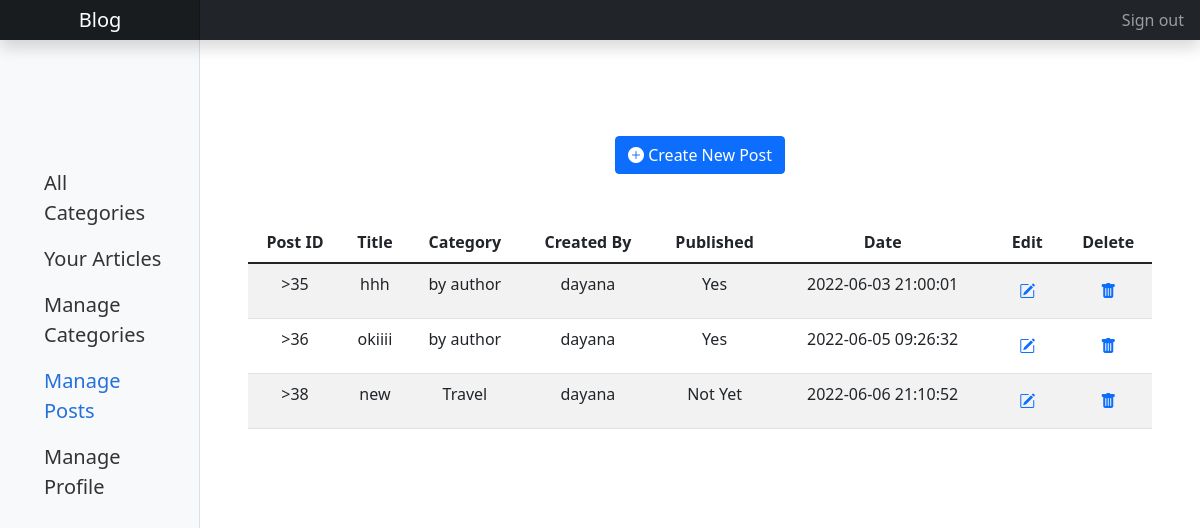
Screenshot of /?url=/pages/ManagePosts (signed in) with the database file from the repository.
### tables this page shows
CREATE TABLE `category` (
  `categoryID` int(11) NOT NULL,
  `userID` int(11) NOT NULL,
  `name` varchar(255) NOT NULL
);

CREATE TABLE `posts` (
  `postID` int(11) NOT NULL,
  `userID` int(11) NOT NULL,
  `title` varchar(255) NOT NULL,
  `image` varchar(255) NOT NULL,
  `body` text NOT NULL,
  `published` tinyint(1) NOT NULL,
  `createdAt` timestamp NOT NULL DEFAULT CURRENT_TIMESTAMP ON UPDATE CURRENT_TIMESTAMP
);

CREATE TABLE `users` (
  `userID` int(11) NOT NULL,
  `username` varchar(255) NOT NULL,
  `email` varchar(255) NOT NULL,
  `type` varchar(255) NOT NULL,
  `password` varchar(255) NOT NULL
);

### controllers/Pages.php (called while the page is built, shortened)
<?php
class Pages extends Controller {
    public function ManagePosts() {
        $this->view('ManagePosts');
    }
}

### utility/core.php (called while the page is built, shortened)
<?php
  class Core {
    protected $currentMethod = 'index';
    public function __construct(){
      $url = $this->getUrl();
      if(file_exists('controllers/' . ucwords($url[0]). '.php')){
        unset($url[0]);
      }
      $this->currentController = new $this->currentController;
      if(isset($url[1])){
        if(method_exists($this->currentController, $url[1])){
          $this->currentMethod = $url[1];
          unset($url[1]);
        }
      }
      $this->params = $url ? array_values($url) : [];
      call_user_func_array([$this->currentController, $this->currentMethod], $this->params);
    }
    public function getUrl(){
      if(isset($_GET['url'])){
        $url = rtrim($_GET['url'], '/');
        $url = filter_var($url, FILTER_SANITIZE_URL);
        $url = array_values(array_filter(explode('/', $url), function ($str) {
          return !empty($str);
        }));
        return $url;
      }
    }
  }

### require.php (called while the page is built, shortened)
<?php
require_once './utility/core.php';
require_once('./controllers/get.php');
$init = new Core();

### index.php (called while the page is built)
<?php
    require_once 'require.php';

### controllers/get.php (called while the page is built, shortened)
<?php
function getPostByYou($userID)
{
    $database = new Database();
    $db = $database->getConnection();
    $sql = "SELECT users.username, posts.title, posts.postID, posts.body, posts.createdAt, posts.published, posts.image FROM users INNER JOIN posts ON users.userID=posts.userID WHERE posts.userID=$userID";
    $result = $db->query($sql);
    while ($row = $result->fetchAll(PDO::FETCH_ASSOC)) {
        return $row;
    }
}
function getPostCategory($postID){
    $database = new Database();
    $db = $database->getConnection();
    $sql="SELECT category.name, category.categoryID From postcategory INNER JOIN category ON category.categoryID=postcategory.categoryID WHERE postcategory.postID=$postID";
    $result = $db->query($sql);
    while ($row = $result->fetchAll(PDO::FETCH_ASSOC)) {
        return $row;
    }
}

### views/ManagePosts.php (the view, shortened to what this page needs)
<!DOCTYPE html>
<html lang="en">
<head>
    <link rel="stylesheet" href="https://cdn.jsdelivr.net/npm/bootstrap-icons@1.8.1/font/bootstrap-icons.css">
    <link href="http://localhost:8012/blog/css/main.min.css?ts=<?= time() ?>" rel="stylesheet">
</head>
<body>
    <header class="navbar navbar-dark sticky-top bg-dark flex-md-nowrap p-0 shadow">
        <a class="navbar-brand col-12 col-md-3 col-lg-2 me-0 px-3 text-center" href="http://localhost:8012/blog">Blog</a>
        <div class="navbar-nav">
            <div class="nav-item text-nowrap">
                <?php if (isset($_SESSION['user']['type'])) { ?> <a class="nav-link px-3" href="http://localhost:8012/blog/?url=/users/logout">Sign out</a> <?php } else { ?>
                    <a class="nav-link px-3" href="http://localhost:8012/blog/?url=/users/logout">Sign in</a> <?php } ?>
            </div>
        </div>
    </header>
    <div class="container-fluid">
        <div class="row">
            <nav id="sidebarMenu" class="col-md-3 col-lg-2 d-md-block bg-light sidebar collapse">
                <div class="position-sticky pt-3">
                    <ul class="nav flex-column fs-5 pt-lg-5 my-5 ps-lg-3">
                        <li class="nav-item">
                            <a class="nav-link" href="http://localhost:8012/blog/?url=/pages/categories">
                                All Categories
                            </a>
                        </li>
                        <?php if (isset($_SESSION['user']['type'])) { ?>
                            <li class="nav-item">
                                <a class="nav-link" href="http://localhost:8012/blog/?url=/pages/yourArticles">
                                    Your Articles
                                </a>
                            </li>
                            <li class="nav-item">
                                <a class="nav-link" href="http://localhost:8012/blog/?url=/pages/ManageCategories">
                                    Manage Categories
                                </a>
                            </li>
                            <li class="nav-item">
                                <a class="nav-link active" aria-current="page" href="http://localhost:8012/blog/?url=/pages/ManagePosts">
                                    Manage Posts
                                </a>
                            </li>
                            <li class="nav-item">
                                <a class="nav-link" href="#">
                                    Manage Profile
                                </a>
                            </li>
                        <?php } ?>
                    </ul>
                </div>
            </nav>
            <main class="col-md-9 ms-sm-auto col-lg-10 px-md-4">
                <?php if (isset($_SESSION['user']['type'])) { ?>
                    <section class="my-5">
                        <div class="container my-5 text-center">
                            <?php
                            require_once('./controllers/get.php');
                            $posts = getAllPost();
                            if (isset($_SESSION['user']['type'])) {
                                $users = getPostByYou($_SESSION['user']['userID']);
                            }
                            ?>
                            <a href="http://localhost:8012/blog/?url=/pages/createPost" class="bi bi-plus-circle-fill btn btn-primary my-5 ">
                                Create New Post
                            </a>
                            <?php if ($_SESSION['user']['type'] == 'Admin') {
                            ?>
                                <div class="overflow-auto text-nowrap table-wrapper-scroll-y my-custom-scrollbar">
                                    <table class="table table-striped">
                                        <thead>
                                            <tr>
                                                <th scope="col">Post ID</th>
                                                <th scope="col">Title</th>
                                                <th scope="col">Category</th>
                                                <th scope="col">Created By</th>
                                                <th scope="col">Published</th>
                                                <th scope="col">Date</th>
                                                <th scope="col">Edit</th>
                                                <th scope="col">Delete</th>
                                            </tr>
                                        </thead>
                                        <tbody>
                                            <?php foreach ($posts as $post) :
                                                $postcategories = getPostCategory($post['postID']);
                                                foreach ($postcategories as $postcategory) :
                                            ?>
                                                    <tr>
                                                        <td>><?php echo $post['postID'] ?></td>
                                                        <td><?php echo $post['title'] ?></td>
                                                        <td><?php echo $postcategory['name'] ?></td>
                                                    <?php endforeach; ?>
                                                    <td><?php echo $post['username'] ?></td>
                                                    <?php
                                                    if ($post['published'] == '0') {
                                                        $published = 'Not Yet';
                                                    } else {
                                                        $published = 'Yes';
                                                    }
                                                    ?>
                                                    <td><?php echo $published ?></td>
                                                    <td><?php echo $post['createdAt'] ?></td>
                                                    <form action="POST" id="edit<?php echo $post['postID'] ?>" onsubmit="return edit(<?php echo $post['postID'] ?>);">
                                                        <input type="hidden" name="postID" value="<?php echo $post['postID']; ?>">
                                                        <td><button type="submit" class="btn btn-link"><i class="bi bi-pencil-square"></i></button></td>
                                                    </form>
                                </div>
                                <form id="deleteRow<?php echo $post['postID'] ?>" method="POST" onsubmit="return deletePost(<?php echo $post['postID'] ?>);">
                                    <input type="hidden" id="postID" name="postID" value="<?php echo $post['postID'] ?>">
                                    <td><button type="submit" name="submit" class="btn btn-link"><i class="bi bi-trash-fill"></i></button></td>
                                </form>
                                </tr>
                            <?php endforeach; ?>
                            </tbody>
                            </table>
                        </div>
                    <?php } else {
                                $userID = $_SESSION['user']['userID'];
                                $posts = getPostByYou($userID);
                    ?>
                        <div class="overflow-auto text-nowrap table-wrapper-scroll-y my-custom-scrollbar">
                            <table class="table table-striped">
                                <thead>
                                    <tr>
                                        <th scope="col">Post ID</th>
                                        <th scope="col">Title</th>
                                        <th scope="col">Category</th>
                                        <th scope="col">Created By</th>
                                        <th scope="col">Published</th>
                                        <th scope="col">Date</th>
                                        <th scope="col">Edit</th>
                                        <th scope="col">Delete</th>
                                    </tr>
                                </thead>
                                <tbody>
                                    <?php
                                    if (sizeof($posts) > 0) {
                                        foreach ($posts as $post) :
                                            $postcategories = getPostCategory($post['postID']);
                                            foreach ($postcategories as $postcategory) :
                                    ?>
                                                <tr>
                                                    <td>><?php echo $post['postID'] ?></td>
                                                    <td><?php echo $post['title'] ?></td>
                                                    <td><?php echo $postcategory['name'] ?></td>
                                                <?php endforeach; ?>
                                                <td><?php echo $post['username'] ?></td>
                                                <?php
                                                if ($post['published'] == '0') {
                                                    $published = 'Not Yet';
                                                } else {
                                                    $published = 'Yes';
                                                }
                                                ?>
                                                <td><?php echo $published ?></td>
                                                <td><?php echo $post['createdAt'] ?></td>
                                                <form action="POST" id="edit<?php echo $post['postID'] ?>" onsubmit="return edit(<?php echo $post['postID'] ?>);">
                                                    <td><button type="submit" class="btn btn-link"><i class="bi bi-pencil-square"></i></button></td>
                                                </form>
                                                <form id="deleteRow<?php echo $post['postID'] ?>" method="POST" onsubmit="return deletePost(<?php echo $post['postID'] ?>);">
                                                    <td><button type="submit" name="submit" class="btn btn-link"><i class="bi bi-trash-fill"></i></button></td>
                                                </form>
                                                </tr>
                                            <?php endforeach; ?>
                                </tbody>
                            </table>
                        <?php } else { ?>
                            <p class="h1 text-primary fw-bold text-center my-5"> No Articles Yet!</p>
                        <?php } ?>
                        </div>
                    <?php } ?>
        </div>
    </div>
<?php } else { ?>
    <p>Sign in</p>
<?php } ?>
</div>
</body>
</html>

### rows the page displays
posts: postID "35", title "hhh", userID.username "dayana", published "Yes", createdAt "2022-06-03 21:00:01"
category: name "by author"
posts: postID "36", title "okiiii", userID.username "dayana", published "Yes", createdAt "2022-06-05 09:26:32"
posts: postID "38", title "new", userID.username "dayana", published "Not Yet", createdAt "2022-06-06 21:10:52"
category: name "Travel"
